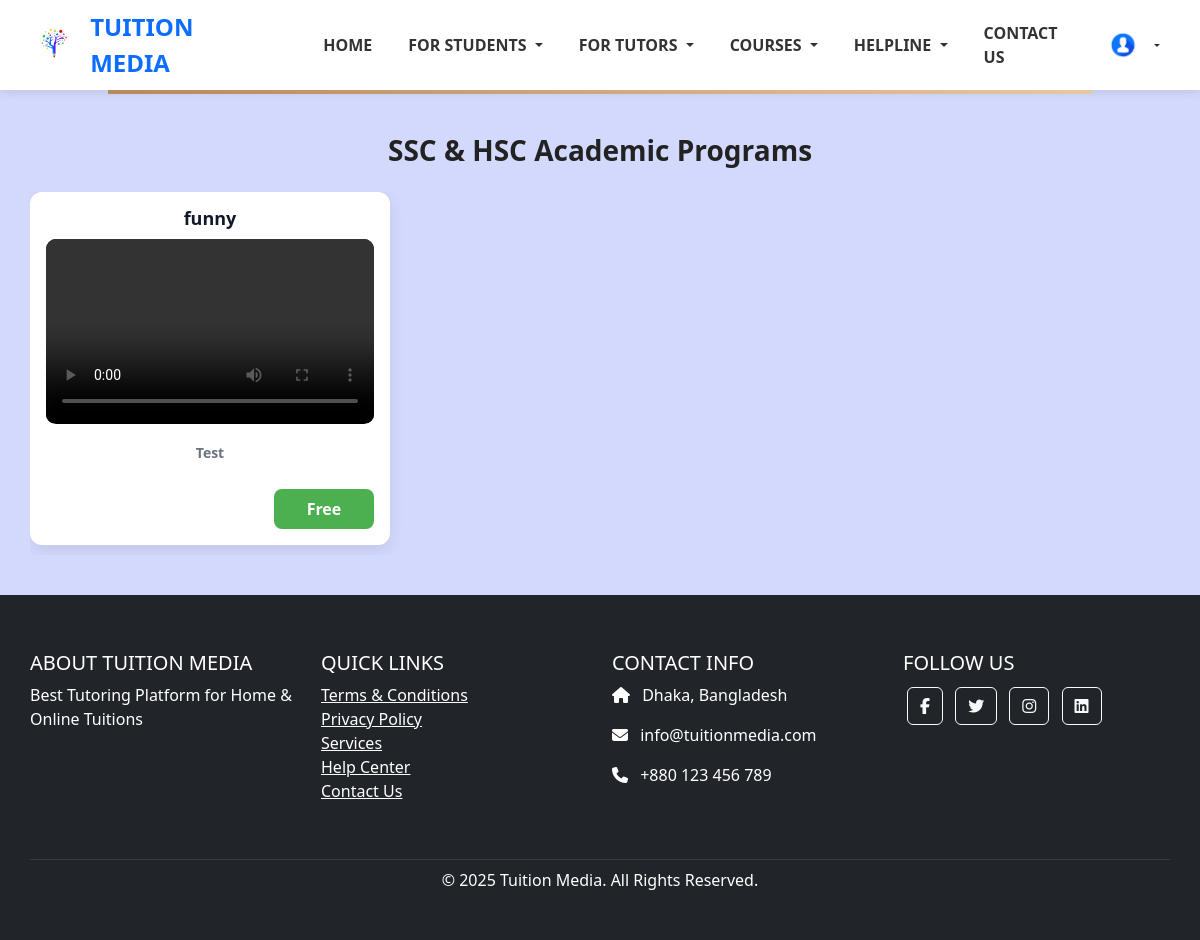
Before: /ssc_hsc_academic_programs/ (signed in) with the older database file.
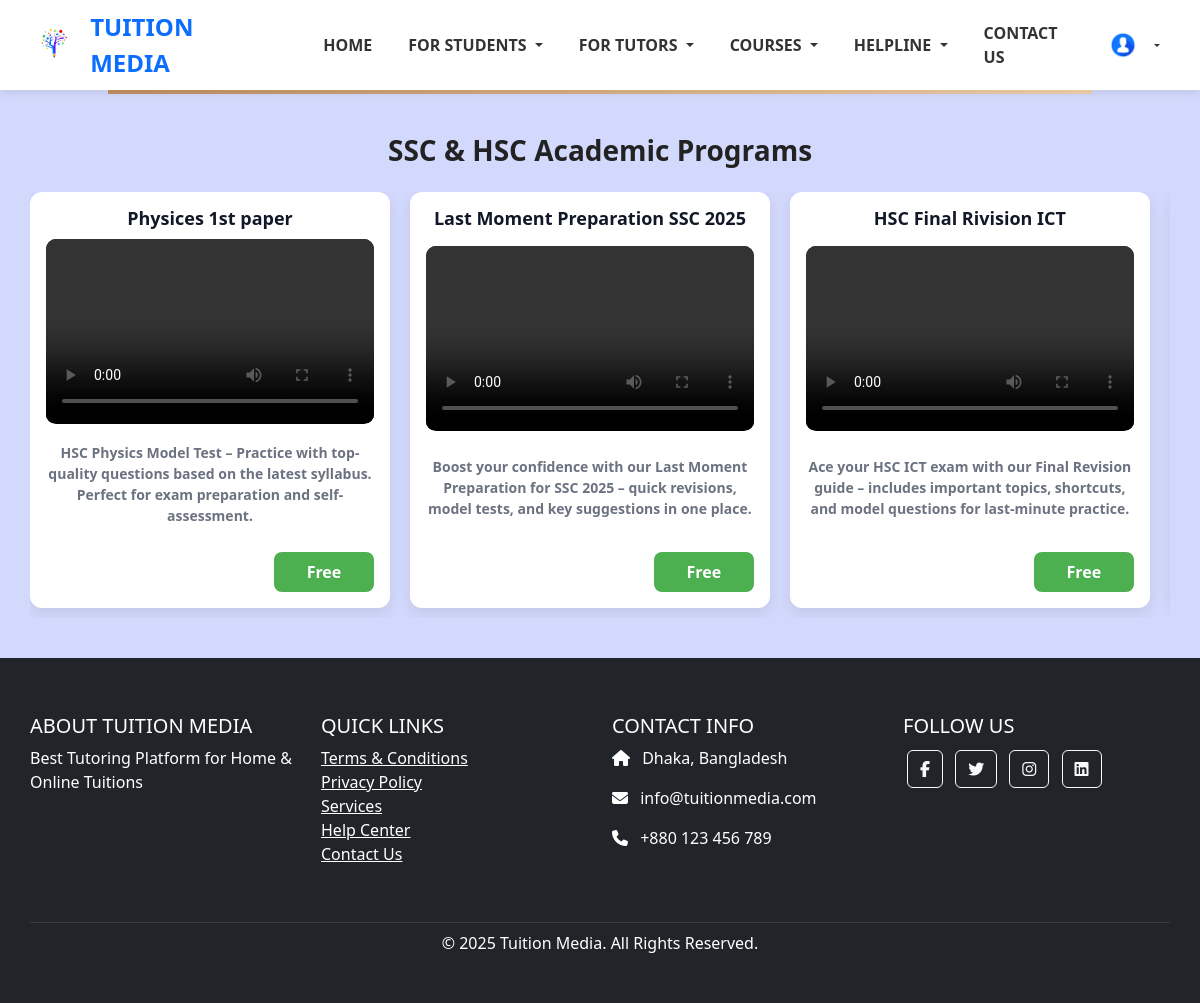
After: the same page with the newer database file.
### courses/models.py (models this page shows, shortened)
class AcademicProgramVideo(models.Model):
    title = models.CharField(max_length=255)
    description = models.TextField()
    video_file = models.FileField(upload_to='academic_videos/')
    timestamp = models.DateTimeField(auto_now_add=True,blank=True,null=True)

### courses/views.py (the view)
def ssc_hsc_academic_programs(request):
    videos = AcademicProgramVideo.objects.all()
    return render(request, 'courses/ssc_hsc_academic_programs.html', {'videos': videos})

### template/courses/ssc_hsc_academic_programs.html (shortened to what this page needs)
{% extends 'base.html' %}
{% block content %}
<div class="container">
  <h2 class="heading">SSC & HSC Academic Programs</h2>
  {% if videos %}
    <div class="scroll-row">
      {% for video in videos %}
        <div class="video-card" onclick="toggleZoom(event)">
          <h3 class="video-title">{{ video.title }}</h3>
          <div class="video-container">
            <video controls>
              <source src="{{ video.video_file.url }}" type="video/mp4">
            </video>
          </div>
          <p class="video-description"><strong>{{ video.description }}</strong></p>
          <div class="green-rectangle">
            Free
          </div>
        </div>
      {% endfor %}
    </div>
  {% else %}
    <p style="text-align: center; color: #888;">No videos uploaded yet.</p>
  {% endif %}
</div>
{% endblock %}

Changed rows visible on the page:
removed AcademicProgramVideo: title "funny", description "Test"
added AcademicProgramVideo: title "Physices 1st paper", description "HSC Physics Model Test – Practice with top-quality questions based on the latest syllabus. Perfect for exam preparation and self-assessment."
added AcademicProgramVideo: title "Last Moment Preparation SSC 2025", description "Boost your confidence with our Last Moment Preparation for SSC 2025 – quick revisions, model tests, and key suggestions in one place."
added AcademicProgramVideo: title "HSC Final Rivision ICT", description "Ace your HSC ICT exam with our Final Revision guide – includes important topics, shortcuts, and model questions for last-minute practice."
